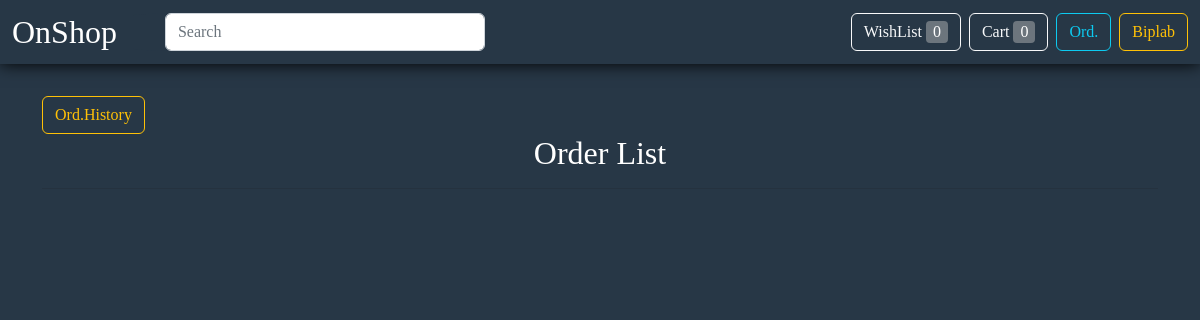
Before: /order_list/1 (signed in) with the older database file.
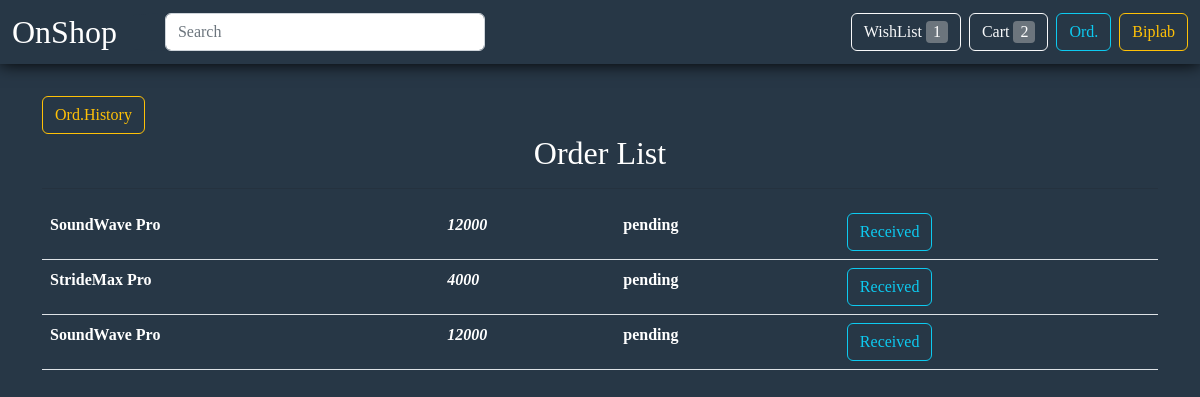
After: the same page with the newer database file.
### users/models.py (models this page shows, shortened)
class Order(models.Model):
    user_id = models.ForeignKey(User, on_delete=models.CASCADE)
    user_fisrt_name = models.CharField(max_length=255)
    user_last_name = models.CharField(max_length=255)
    user_email  = models.CharField(max_length=255)
    user_address = models.TextField()
    user_pin = models.CharField(max_length=255)
    user_dist = models.CharField(max_length=255)
    user_state = models.CharField(max_length=255)
    pro_name = models.CharField(max_length=255)
    pro_price = models.CharField(max_length=255)
    status = models.CharField(max_length=255)

### users/views.py (the view)
# urls.py: path('order_list/<uid>',views.check_order_list,name="order_list"),
@login_required(login_url='/')
def check_order_list(req,uid):
    alldata = {}
    order = Order.objects.filter(user_id_id = uid).filter(status = "pending")
    alldata["order_data"] = order
    wishes = Wishlist.objects.filter(user_id_id=uid).count()
    cart = AddToCart.objects.filter(user_id_id=uid).count()
    alldata['cart'] = cart
    alldata['wish'] = wishes
    return render(req,"order.html",alldata)

### templates/order.html (shortened to what this page needs)
{%extends 'home_temp.html'%} {%block 'home_temp'%} <br /><br /><br /><br >
<div class="container">
    <a href="{% url 'order_hist' %}">
        <button type="button" class="btn btn-outline-warning">Ord.History</button>
    </a>
<center>
    <h2 style="color: white;">Order List</h2>
</center>
<hr>
    <table class="table table-hover">
        {% for data in order_data %}
        <tr>
            <td><b style="color: white;">{{data.pro_name}}</b></td>
            <td><b><i style="color: white;">{{data.pro_price}}</i></b></td>
            <td><b style="color: white;">{{data.status}}</b></td>
            <td><form action="{% url 'receive' data.id %}" method="post">
                <button type="submit" class="btn btn-outline-info">Received</button>
            </form></td>
        </tr>
        {%endfor%}
    </table>
</div>
{%endblock%}

### templates/home_temp.html (shortened to what this page needs)
{%extends 'template.html'%} {%block content%}
<nav class="navbar navbar-expand-lg fixed-top"
  style="background-color: #273746; box-shadow: 0 0 1rem black; height: 4rem;">
  <div class="container-fluid">
    <a class="navbar-brand" href="{%url 'home' user.id%}" style="color: white; font-size: 2rem;">OnShop</a>
    <div class="collapse navbar-collapse justify-content-md-between" id="navbarSupportedContent"
      style="background-color: #273746; width: 100%;border-radius: 6%;">
      <div class="d-flex">
        <input class="form-control me-2" type="search" placeholder="Search" aria-label="Search"
          style="width: 20rem; margin-left: 2rem;" id="myFilter" onkeyup="myFunction()" />
      </div>
      <ul class="navbar-nav d-grid gap-2 d-md-flex justify-content-center" style="margin-left: 2rem">
        <li class="nav-item">
          <form method="post" action="{%url 'wishlist' user.id%}">
            <button type="submit" class="btn btn-outline-light form-control">
              WishList
              <input readonly class="bg-secondary" name="wishlist_val" value="{{wish}}" style="
                  width: 22px;
                  height: 22px;
                  text-align: center;
                  border: none;
                  color: white;
                  border-radius: 4px;
                " />
            </button>
          </form>
        </li>
        <li class="nav-item">
          <a type="button" class="btn btn-outline-light form-control" href="{%url 'cart' user.id%}">
            Cart
            <input readonly class="bg-secondary" name="wishlist_val" value="{{cart}}" style="
                width: 22px;
                height: 22px;
                text-align: center;
                border: none;
                color: white;
                border-radius: 4px;
              " />
          </a>
        </li>
        <li>
          <a type="button" class="btn btn-outline-info form-control" href="{% url 'order_list' user.id%}">
            Ord.
          </a>
        </li>
        <li class="nav-item">
          <a type="button" class="btn btn-outline-warning form-control" href="{%url 'profile' user.id %}">
            {{user.first_name}}
          </a>
        </li>
      </ul>
    </div>
  </div>
</nav>
{% block 'home_temp'%} {%endblock%} {%endblock%}

### templates/template.html (shortened to what this page needs)
<!doctype html>
<html lang="en">
  <head>
    <link href="/static/style.css" rel="stylesheet"/>
    <link href="https://cdn.jsdelivr.net/npm/bootstrap@5.2.3/dist/css/bootstrap.min.css" rel="stylesheet">
  </head>
  <body style="background-color: #273746; font-family: 'Times New Roman', Times, serif;">
    {% block content%}
    {%endblock%}
  </body>
</html>

### static/style.css (style rules this page uses)
* { margin: 0px; padding: 0px; }
.navbar-nav { margin-left: 220vh; }
.navbar { background-color:#34495E; }

Changed rows visible on the page:
added Order: pro_name "SoundWave Pro", pro_price "12000", status "pending"
added Order: pro_name "StrideMax Pro", pro_price "4000", status "pending"
added Order: pro_name "SoundWave Pro", pro_price "12000", status "pending"
Other visible differences:
form field wishlist_val: "0" → "1"
form field wishlist_val: "0" → "2"
